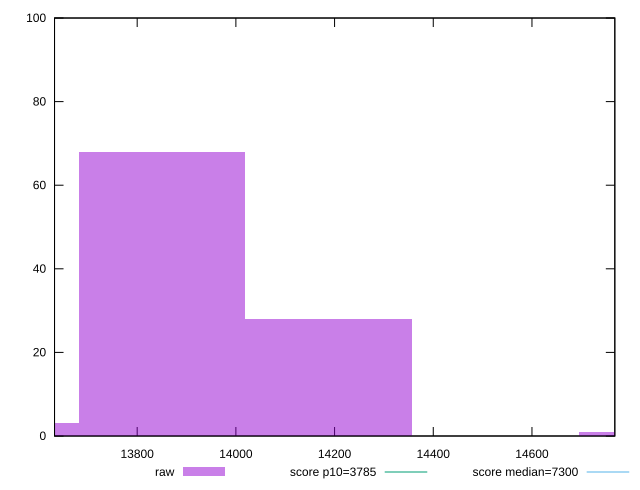

gnuplot code for this plot:
reset

$raw <<EOF
14187.847915533477 28
13850.04201278268 68
13512.236110031883 3
14863.459721035071 1
EOF

set key outside below
set boxwidth 337.8059027507971
set xrange [13632.506999999998:14767.921999999999]
set yrange [0:100]
set trange [0:100]
set style fill transparent solid 0.5 noborder

set parametric
set terminal svg size 640, 490 enhanced background rgb 'white'
set output "report_00018_2021-02-10T15-25-16.877Z/interactive/samples/pages+cached/raw/histogram.svg"

plot $raw title "raw" with boxes, \
     3785,t title "score p10=3785", \
     7300,t title "score median=7300"

reset
